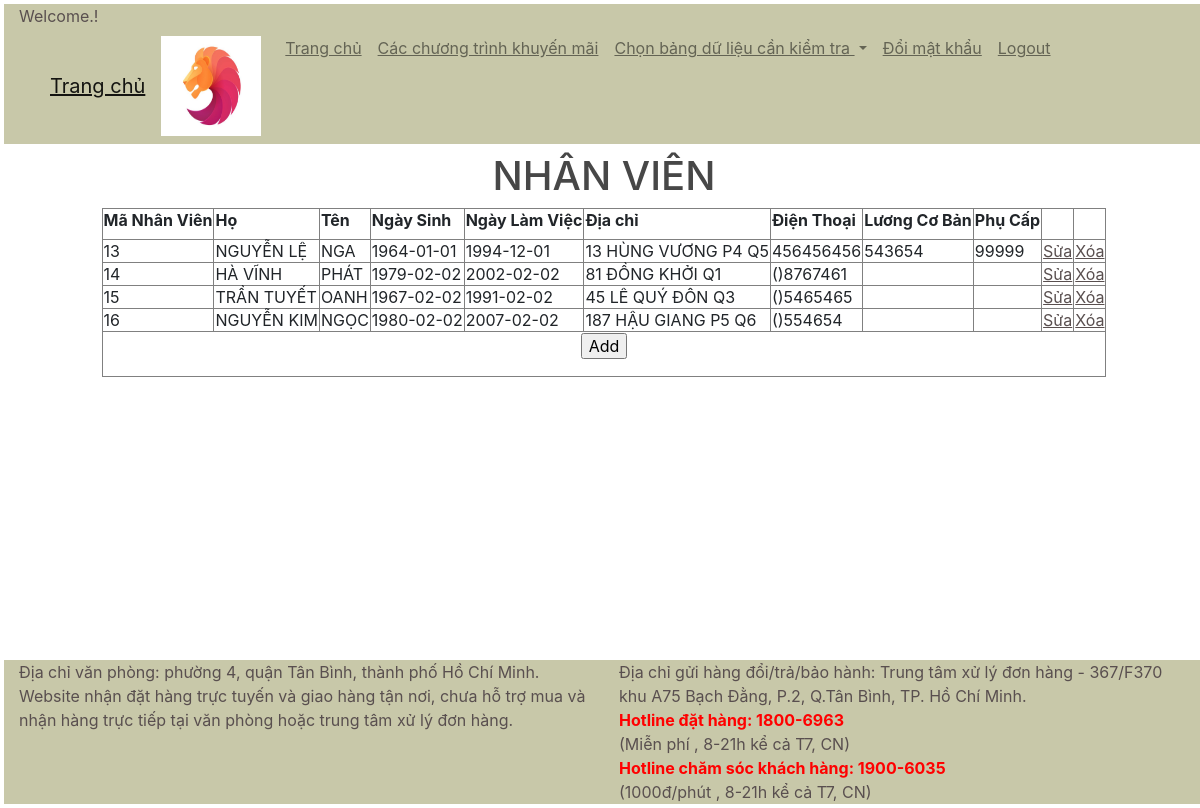
The app's page /admin/nhanvien_db.php with its own data.
### tables this page shows
CREATE TABLE IF NOT EXISTS `nhanvien` (
  `MANHANVIEN` int(11) NOT NULL AUTO_INCREMENT,
  `HO` varchar(20) DEFAULT NULL,
  `TEN` varchar(50) DEFAULT NULL,
  `NGAYSINH` date DEFAULT NULL,
  `NGAYLAMVIEC` date DEFAULT NULL,
  `DIACHI` varchar(50) DEFAULT NULL,
  `DIENTHOAI` varchar(12) DEFAULT NULL,
  `LUONGCOBAN` float DEFAULT NULL,
  `PHUCAP` float DEFAULT NULL,
  PRIMARY KEY (`MANHANVIEN`)
);

### admin/nhanvien_db.php (the view, shortened to what this page needs)
<head>
	<link rel="stylesheet" href="../css/bootstrap.min.css">
	<link rel="stylesheet" href="../css/style.css">
</head>
<body>
	<div class="container-fluid">
		<div class="row">
			<div class="col-sm-12 m-1 divhead">
				<?php
				include 'Menu-admin.php';
				?>
			</div>
		</div>
		<div class="row">
			<div class="col-sm-12 m-1 divbody">
				<table border="1" align="center">
					<tr><h1>NHÂN VIÊN</h1></tr>
					<tr>
						<th>
						<label>Mã Nhân Viên</label>
						</th>
						<th>
							<label>Họ</label>
						</th>
						<th>
							<label>Tên</label>
						</th>
						<th>
							<label>Ngày Sinh</label>
						</th>
						<th>
							<label>Ngày Làm Việc</label>
						</th>
						<th>
							<label>Địa chỉ</label>
						</th>
						<th>
							<label>Điện Thoại</label>
						</th>
						<th>
							<label>Lương Cơ Bản</label>
						</th>
						<th>
							<label>Phụ Cấp</label>
						</th>
						<th></th>
						<th></th>
					</tr>
					<?php
						$select=mysqli_query($db,"SELECT * from chitietdathang");
						while($row=mysqli_fetch_array($select))
						{
							$select=mysqli_query($db,"SELECT * from nhanvien");
							while($row=mysqli_fetch_array($select))
							{
								echo "<tr>";
									echo '<td>'.$row['MANHANVIEN'].'</td>';
									echo '<td>'.$row['HO'].'</td>';
									echo '<td>'.$row['TEN'].'</td>';
									echo '<td>'.$row['NGAYSINH'].'</td>';
									echo '<td>'.$row['NGAYLAMVIEC'].'</td>';
									echo '<td>'.$row['DIACHI'].'</td>';
									echo '<td>'.$row['DIENTHOAI'].'</td>';
									echo '<td>'.$row['LUONGCOBAN'].'</td>';
									echo '<td>'.$row['PHUCAP'].'</td>';
									echo "<td><a href='./nhanvien_update.php?id=".$row['MANHANVIEN']."'> Sửa</a></td>";
									echo "<td><a href='./nhanvien_delete.php?id=".$row['MANHANVIEN']."'> Xóa</a></td>";
								echo "</tr>";
							}
						}
					?>
					<tr>
						<td colspan=11 align="center">
							<form action="nhanvien_insert.php" method="post" class="form">
								<input type="submit" name="Add" value="Add">
							</form>
						</td>
					</tr>
				</table>
			</div>
		</div>
		<div class="row">
			<div class="col-sm-12 m-1 sticky-bottom divfooter">
				<?php
				include 'footer-admin.php';
				?>
	</div>
</body>

### CSS/style.css (style rules this page uses)
.divhead { background-color: #C8C8A9; color: #594F4F; }
a:link, a:visited { color: #594F4F; padding: 0px; text-align: center; text-decoration: underline; display: inline-block; }
.divbody { color: #474747; text-align: center; margin: auto; min-height:500px; }
.divfooter { background-color: #C8C8A9; color: #594F4F; }
body { background-color: #F9F9F9; font-family: Georgia, "Times New Roman", Times, serif; }

### records on screen
nhanvien: MANHANVIEN "13", HO "NGUYỄN LỆ", TEN "NGA", NGAYSINH "1964-01-01", NGAYLAMVIEC "1994-12-01", DIACHI "13 HÙNG VƯƠNG P4 Q5", DIENTHOAI "456456456", LUONGCOBAN "543654", PHUCAP "99999"
nhanvien: MANHANVIEN "14", HO "HÀ VĨNH", TEN "PHÁT", NGAYSINH "1979-02-02", NGAYLAMVIEC "2002-02-02", DIACHI "81 ĐỒNG KHỞI Q1", DIENTHOAI "()8767461"
nhanvien: MANHANVIEN "15", HO "TRẦN TUYẾT", TEN "OANH", NGAYSINH "1967-02-02", NGAYLAMVIEC "1991-02-02", DIACHI "45 LÊ QUÝ ĐÔN Q3", DIENTHOAI "()5465465"
nhanvien: MANHANVIEN "16", HO "NGUYỄN KIM", TEN "NGỌC", NGAYSINH "1980-02-02", NGAYLAMVIEC "2007-02-02", DIACHI "187 HẬU GIANG P5 Q6", DIENTHOAI "()554654"
